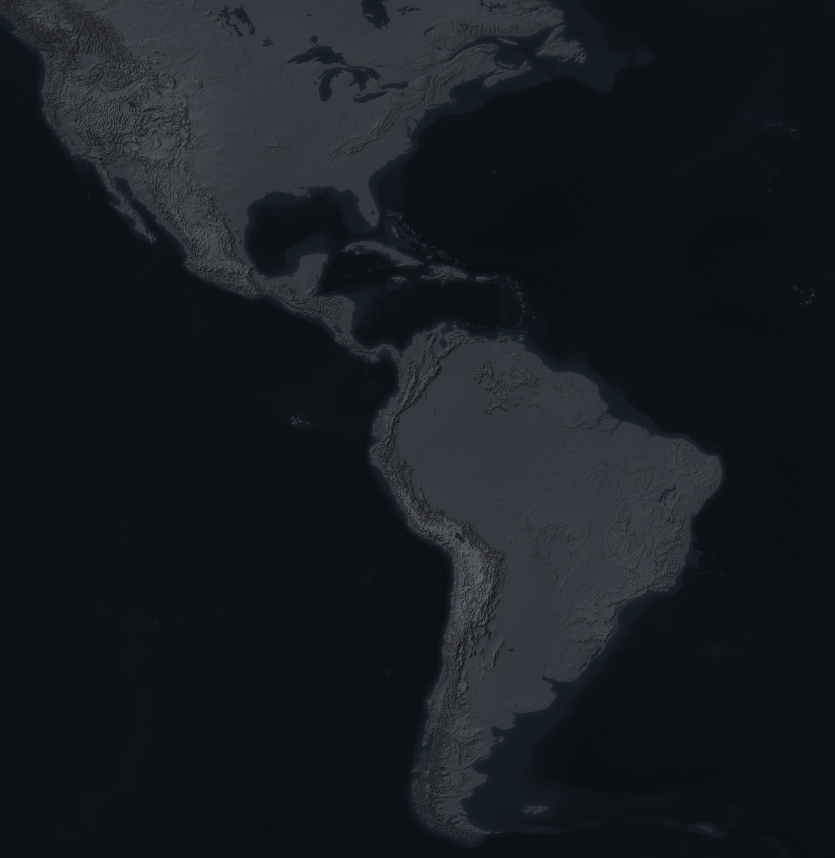
#> input picture assets/maps/kit/americas_night.jpg, 5006 x 5143 px (shown at 1/6 size)
$ python cts08_assets.py
#> lines starting #> are read from the running program, lines starting #| are printed output that depends on the picture
"""cts08 derived assets (US vs Cartels): Caribbean/Pacific night map crop + country overlays, Caracas Esri inset,
country silhouettes for the balance-scale medallions.   Run: .venv/bin/python project/cartels/gen/cts08_assets.py
Map crop: americas_night (kit, 45.5111 px/deg, = world_overlay.svg pixel space) lon -125..-55, lat 50..0.
In the crop: x = (lon + 125) * 45.5111 ; y = (50 - lat) * 45.5111."""
import os, re, sys, math
import numpy as np
from PIL import Image, ImageDraw, ImageFilter
Image.MAX_IMAGE_PIXELS = None
ROOT = os.path.dirname(os.path.dirname(os.path.dirname(os.path.dirname(os.path.abspath(__file__)))))
OUT = f"{ROOT}/assets/cartels/cts08/derived"; os.makedirs(OUT, exist_ok=True)
K = 45.5111
LON0, LAT1, LON1, LAT0 = -125, 50, -55, 0
WX0, WY0 = (LON0 + 180) * K, (90 - LAT1) * K          # world px of the crop corner
AX0, AY0 = WX0 - 2276, WY0 - 1593                      # americas_night px
W, H = round((LON1 - LON0) * K), round((LAT1 - LAT0) * K)

def crop_map():
    im = Image.open(f"{ROOT}/assets/maps/kit/americas_night.jpg")
#> im is the input picture: PIL image 5006x5143 RGB; mean R, G, B 23.9, 27.2, 32.8
    c = im.crop((round(AX0), round(AY0), round(AX0) + W, round(AY0) + H))
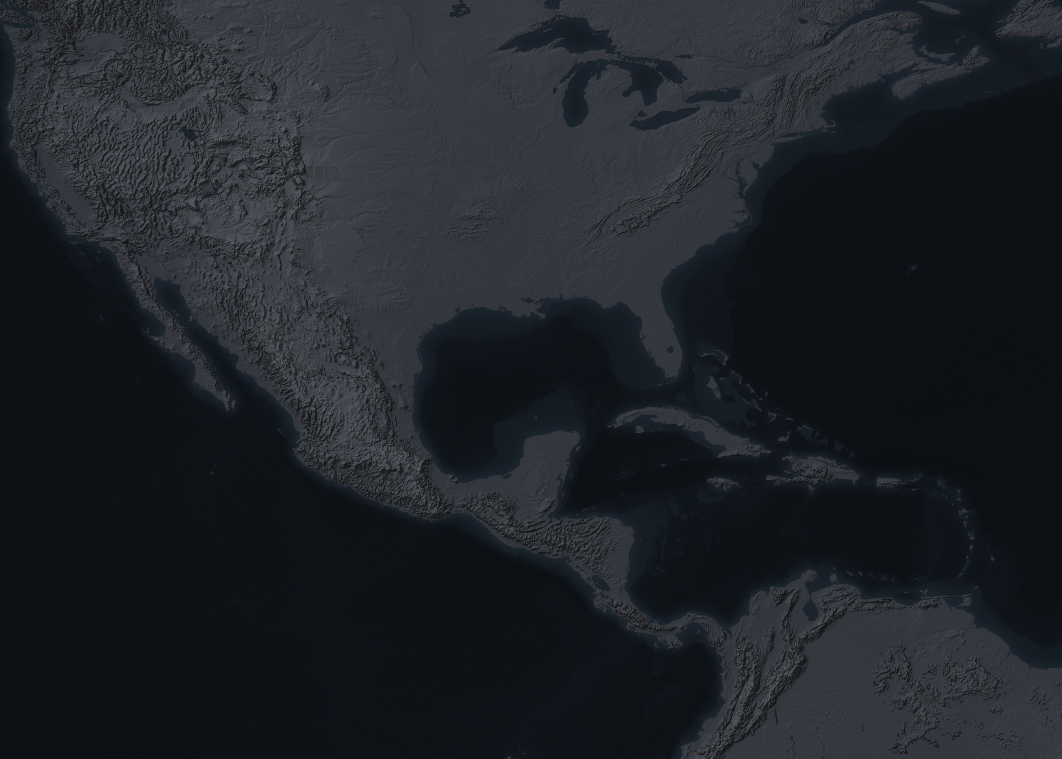
#> c: PIL image 3186x2276 RGB (shown at 1/3 size); mean R, G, B 30.8, 34.3, 40.2
    c.save(f"{OUT}/carib_night.jpg", quality=90); print("map", c.size)
#| map (3186, 2276)

def country_polys(names):
#> (the run stopped early here; a loop or call above may not have finished)
